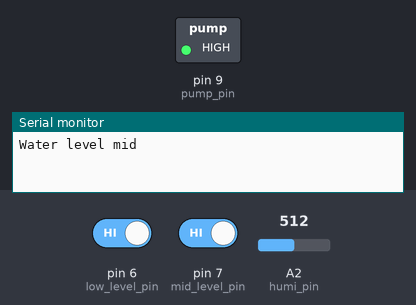
Recording of a sketch running on a simulated Arduino Uno, built with avr-gcc and run on an emulated ATmega328P. Parts: switched loads named in the sketch (green lamp = pin HIGH), the last lines printed to the serial monitor. Inputs (shaded band) come from the test bench; at power-on: A2 (humi_pin) = 512, pin 6 (low_level_pin) HIGH, pin 7 (mid_level_pin) HIGH.

Above: at 1.2 s.
1.3 s: A2 (humi_pin) set to 534
6.5 s: A2 (humi_pin) set to 559
At 11.3 s:
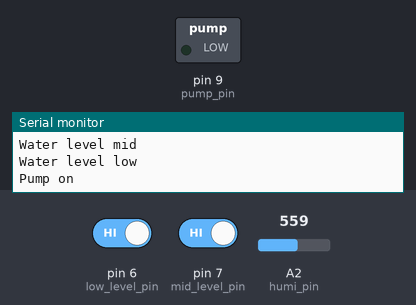
27.5 s: A2 (humi_pin) set to 716
Timing chart, 0 to 39.3 s (numbered marks = the images above; inputs shaded):
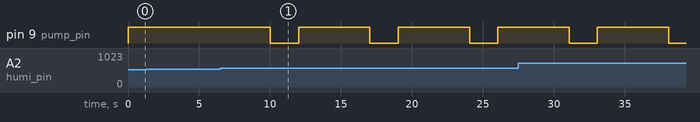

The sketch:

arduino-slave.ino
```cpp
#include <Wire.h>


#define I2CAddressESPWifi 8

int pump_pin = 9;
int low_level_pin = 6;
int mid_level_pin = 7;
int humi_pin = A2;

int humi = 0;
unsigned char check_connection = 0;
unsigned char times_check = 0;
int countTrueCommand;
int countTimeCommand;
boolean found = false;

boolean mid_alert_flag = false;
boolean low_alert_flag = false;

char mid[2];
char low[2];
String str_humi;
char char_humi[3];

void setup() {
  pinMode(pump_pin, OUTPUT);
  pinMode(humi_pin, INPUT);
  pinMode(low_level_pin, INPUT_PULLUP);
  pinMode(mid_level_pin, INPUT_PULLUP);

  digitalWrite(pump_pin, HIGH);

  Serial.begin(9600);
  Wire.begin(I2CAddressESPWifi);

  Wire.onReceive(espWifiReceiveEvent);
  Wire.onRequest(espWifiRequestEvent);
}

void loop() {

  boolean mid_status = digitalRead(mid_level_pin);
  boolean low_status = digitalRead(low_level_pin);

  if(mid_status == HIGH) {
    strcpy(mid, "t");
  } else {
    strcpy(mid, "f");
  }
  if(low_status == HIGH) {
    strcpy(low, "t");
  } else {
    strcpy(low, "f");
  }

  if( mid_status == HIGH && !mid_alert_flag) {
    Serial.println("Water level mid");
    // send alert
    mid_alert_flag = true;
  } else if( low_status == HIGH && mid_alert_flag && !low_alert_flag) {
    Serial.println("Water level low");
    // send alert
    low_alert_flag = true;
  }
  if( low_status == LOW ) {
    low_alert_flag = false;
  }
  if( mid_status == LOW ) {
    mid_alert_flag = false;
  }

  humi = analogRead(humi_pin);
  humi = map(humi, 1023, 0, 10, 99);
  str_humi = String(humi);
  str_humi.toCharArray(char_humi,3);
  delay(10);

  if(humi <= 50) {
    digitalWrite(pump_pin, LOW);
    Serial.println("Pump on");
    delay(2000);
    digitalWrite(pump_pin, HIGH);
    Serial.println("Pump off");
  }
  delay(5000);
}

void espWifiReceiveEvent(int count) {
  Serial.print("Received[");
  while (Wire.available()) {
    char c = Wire.read();
    Serial.print(c);
  }
  Serial.println("]");
  //calc response.
}

void espWifiRequestEvent() {
  Serial.print(char_humi);
  Serial.print(',');
  Serial.print(mid);
  Serial.print(',');
  Serial.println(low);

  Wire.write(char_humi);
  Wire.write(',');
  Wire.write(mid);
  Wire.write(',');
  Wire.write(low);
}
```

Measured:
- the behaviour switches between 551 and 552 on A2 (humi_pin) (found by bisection; images 0 and 1)
- after the input at 6.5 s, pin 9 (pump_pin): alternates HIGH for 5.0 s and LOW for 2.0 s, starting after 3.5 s
